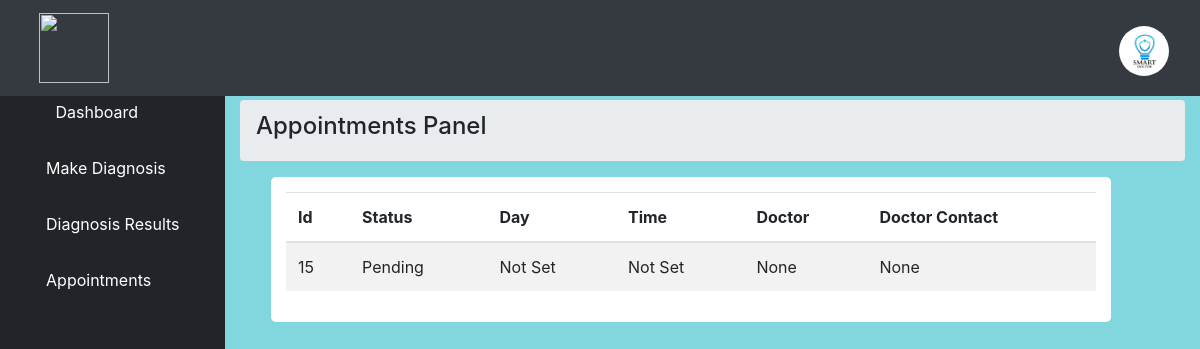
/patient/appointments (signed in), run on the app's committed database.
### core/models.py (models this page shows, shortened)
class Profile(models.Model):
    user = models.OneToOneField(User, on_delete=models.CASCADE)
    usercode = models.CharField(max_length=10, default='ABC12345')
    profile = models.ImageField(upload_to = 'profile-uploads/', default = '', blank=True)
    birth_date = models.DateField(default='None')
    contact = models.CharField(max_length=255, default='1234567890')
    gender = models.CharField(max_length=255)
    country = models.CharField(max_length=255, default='Ghana')
    created_on = models.DateTimeField(auto_now_add=True)

class Appointment(models.Model):
    approved = models.BooleanField(default=False)
    time = models.CharField(max_length=200, null=True)
    patient = models.ForeignKey(User, related_name="pat", on_delete= models.CASCADE)
    doctor = models.ForeignKey(User, related_name="dor", on_delete= models.CASCADE, null=True)
    appointment_day = models.DateTimeField(null=True)
    medical = models.ForeignKey(Medical, related_name="medical", on_delete= models.CASCADE, null=True)
    created_on = models.DateTimeField(auto_now_add=True)

### core/views.py (the view)
# urls.py: path('patient/appointments', views.patient_appointments, name='patient_appointments'),
def patient_appointments(request):
	user_id = request.user.id
	appointment = Appointment.objects.all().filter(patient_id=user_id).order_by('-created_on')
	user = request.user
	profile = Profile.objects.get(user=user)
	return render(request, 'patient/appointments.html', {
		'ment':appointment,
		'status':'1',
		'profile': profile
	})

### core/templates/patient/appointments.html (shortened to what this page needs)
{% extends 'patient/base.html' %}
{% block body %}
 <div id="content-wrapper">
        <div class="container-fluid">
            <ol class="breadcrumb">
                <li class="breadcrumb-item">
                    <h4 class="text-center" style="width:100%">Appointments Panel</h4>
                </li>
            </ol>
            <div class="row">
            <div class="col-sm-8">
                <center class="appointments-table">
                <table class="table table-hover table-striped" id="appointments_table">
                    <thead>
                        <tr>
                            <th scope="col">Id</th>
                            <th scope="col">Status</th>
                            <th scope="col">Day</th>
                            <th scope="col">Time</th>
                            <th scope="col">Doctor</th>
                            <th scope="col">Doctor Contact</th>
                        </tr>
                    </thead>
                    <tbody>
                        {% for d in ment %}
                        <tr>
                            <td>{{ d.id }}</td>
                            {% if d.approved == False %}
                            <td>Pending</td>
                            {% else %}
                            <td>Approved</td>
                            {% endif %}
                            {% if d.appointment_day == None %}
                            <td>Not Set</td>
                            {% else %}
                            <td>{{ d.appointment_day|date:"M d, Y" }}</td>
                            {% endif %}
                            {% if d.time == None %}
                            <td>Not Set</td>
                            {% else %}
                            <td>{{ d.time }}</td>
                            {% endif %}
                            {% if d.doctor.username == Null %}
                            <td>None</td>
                            {% else %}
                            <td>{{ d.doctor.username }}</td>
                            {% endif %}
                            {% if d.doctor.phonenumber == Null %}
                            <td>None</td>
                            {% else %}
                            <td>{{ d.doctor.phonenumber }}</td>
                            {% endif %}
                        </tr>
                        {% endfor %}
                    </tbody>
                </table>
                </center>
            </div>
            </div>
        </div>
        </div>
{% endblock %}

### core/templates/patient/base.html (shortened to what this page needs)
{% load static %}
<!DOCTYPE html>
<html>
<head>
    <link rel="stylesheet" href="{% static 'core/css/bootstrap/four/bootstrap.css' %}">
    <link href="{% static 'core/css/sb-admin.css' %}" rel="stylesheet">
    <link href="{% static 'core/css/fontawesome-free/css/all.min.css' %}" rel="stylesheet" type="text/css">
    <link rel="stylesheet" href="https://cdn.datatables.net/1.12.1/css/jquery.dataTables.min.css " />
</head>
<body id="page-top" style="background-color: #82d7de">
<nav class="navbar navbar-expand navbar-dark bg-dark fixed-top">
   <div class="top-logo">
    <a class="navbar-brand mr-1 text-white" href="{% url 'patient_home' %}">
        <img class="top-image mr-2" src="{% static 'core/img/smart-remove.png' %}" type="image/png">
    </a>
   </div>
    <ul class="navbar-nav ml-auto ml-md-0">
        <li class="nav-item dropdown no-arrow">
            <a class=" dropdown-toggle" href="#" id="userDropdown" role="button" data-toggle="dropdown" aria-haspopup="true" aria-expanded="false">
                {% if profile.profile %}
                <img class="profile" src="{{ profile.profile.url }}" style="padding: 5px;">
                {% else %}
                <img class="profile" src="{% static 'core/img/profile.png' %}" >
                {% endif %}
            </a>
        </li>
    </ul>
</nav>
<div id="wrapper" style="margin-top: 7%;">
<div id="sidebar">
<ul class="sidebar navbar-nav">
    <li class="nav-item active">
        <a class="nav-link" href="{% url 'patient_home' %}">
            <i class="fas fa-fw fa-tachometer-alt"></i>
            <span>Dashboard</span>
        </a>
    </li>
     <li class="nav-item ">
        <a class="nav-link" href="{% url 'diagnosis' %}">
            <i class="fas fa-microscope text-white"></i>
            <span style="color: white">Make Diagnosis</span>
        </a>
    </li>
    <li class="nav-item">
        <a class="nav-link" href="{% url 'result' %}">
            <i class="fas fa-pager text-white"></i>
            <span style="color: white">Diagnosis Results</span>
        </a>
    </li>
    <li class="nav-item">
        <a class="nav-link" href="{% url 'patient_appointments' %}">
            <i class="fas fa-calendar text-white"></i>
            <span style="color: white">Appointments</span>
        </a>
    </li>
</ul>
</div>
<br>
<br>
<br>
    {% block body %}
    {% endblock %}
</div>
</body>
</html>

### data on the page
Profile: profile (picture)
Appointment: id "15", approved "Pending", shows "Not Set", shows "None"
